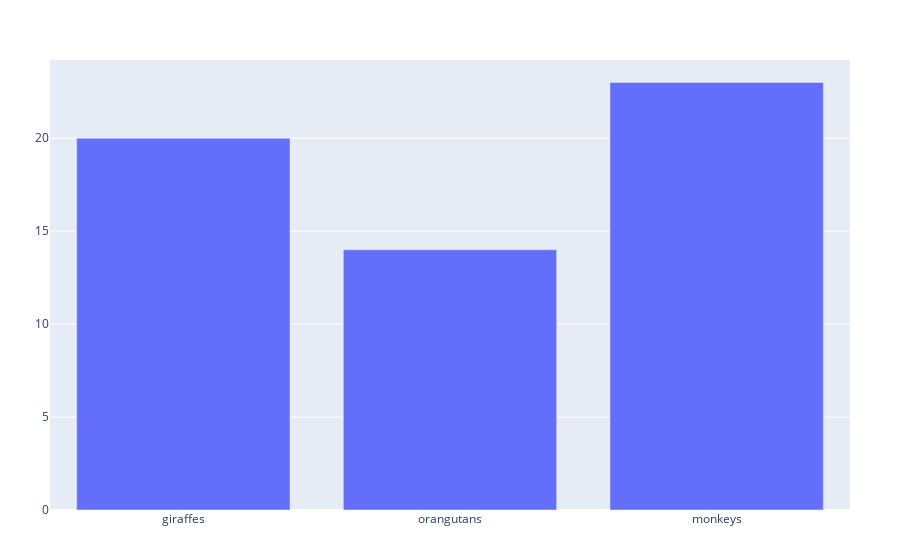

The cell this chart's notebook holds for it:
### Code cell
function bar1()
    data = PlotlyJS.bar(;x=["giraffes", "orangutans", "monkeys"],y=[20, 14, 23])
    PlotlyJS.plot(data)
end
bar1()

### Figure 1 — Plotly figure (JSON) as saved in the notebook; plotly's stock layout.template omitted (floating-point values rounded to 4 significant figures)
{"data": [{"type": "bar", "x": ["giraffes", "orangutans", "monkeys"], "y": [20, 14, 23]}], "layout": {"autosize": true, "margin": {"b": 50, "l": 50, "r": 50, "t": 60}, "xaxis": {"autorange": true, "range": [-0.5, 2.5], "type": "category"}, "yaxis": {"autorange": true, "range": [0, 24.21], "type": "linear"}}}
